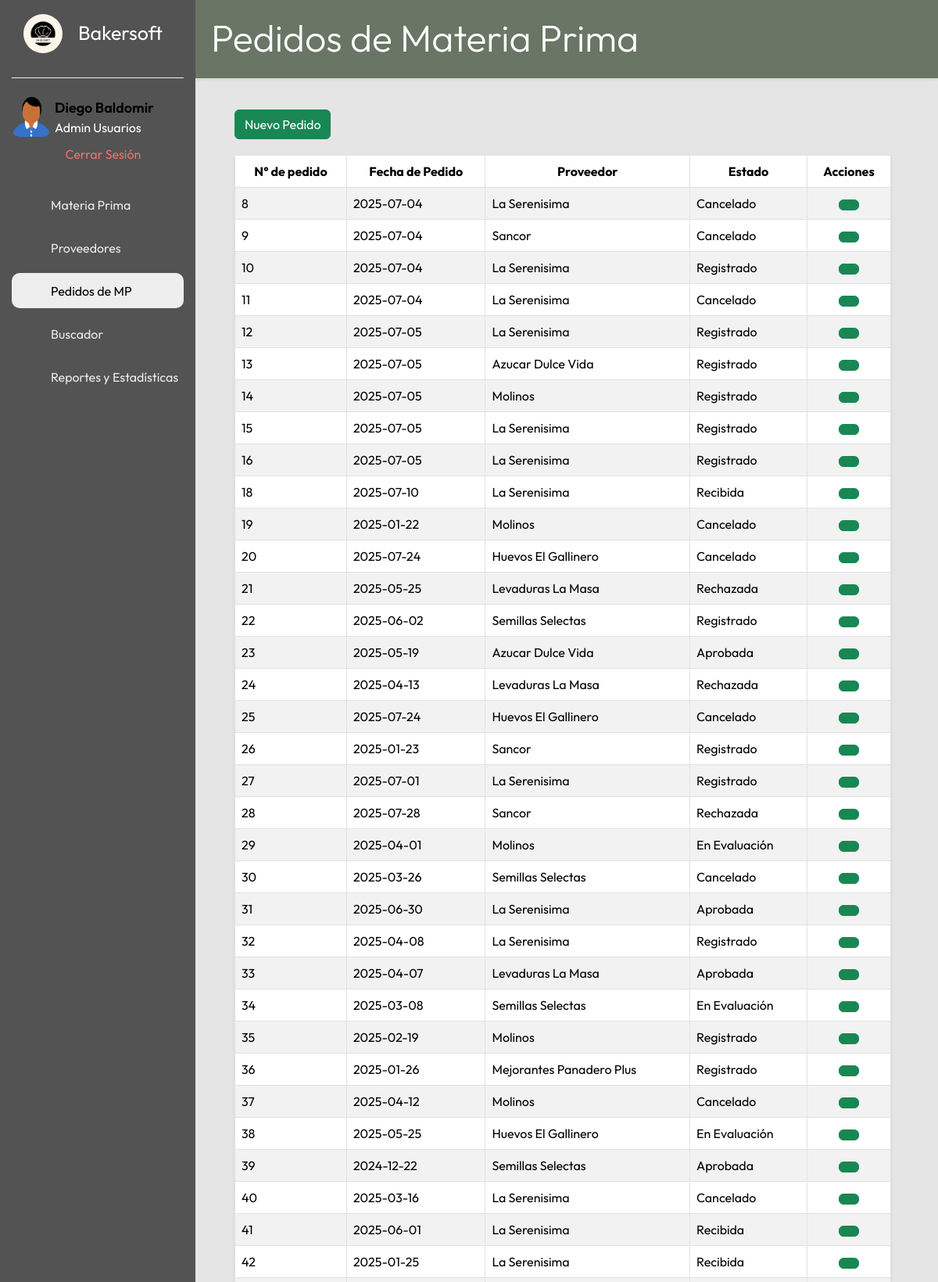
/pedidosMP/vista/index.php (signed in, upper part), run on the app's committed database.
### tables this page shows
CREATE TABLE `pedidomp` (
  `idPedido` int NOT NULL,
  `idProveedor` int NOT NULL,
  `fechaPedido` date NOT NULL,
  `Estado` int DEFAULT NULL
);

CREATE TABLE `proveedor` (
  `id_proveedor` int NOT NULL,
  `nombre` varchar(100) NOT NULL,
  `email` varchar(50) NOT NULL,
  `telefono` varchar(20) NOT NULL,
  `calle` varchar(100) NOT NULL,
  `altura` int NOT NULL,
  `provincia` int NOT NULL,
  `localidad` int NOT NULL,
  `estado` varchar(20) NOT NULL
);

CREATE TABLE `estadospedidos` (
  `codEstado` int NOT NULL,
  `descEstado` varchar(50) NOT NULL
);

### config/bd.php (called while the page is built)
<?php
class bd {
    private $host;
    private $dbname;
    private $user;
    private $password;
    function __construct(){
        $this->host = "localhost";
        $this->dbname = "bakersoft";
        $this->user = "root";
        $this->password = "";
    }
    public function conexion(){
    try{
        $PDO = new PDO("mysql:host=".$this->host.";dbname=".$this->dbname,$this->user,$this->password);
        return $PDO;
    }catch(PDOexception $ex){
        return $ex->getMessage();
    }
    }
}
?>

### pedidosMP/controlador/controladorPedido.php (called while the page is built, shortened)
<?php
class controladorPedido{
    private $modelo;
    public function __construct(){
        require_once("../modelo/modeloPedido.php");
        $this->modelo = new modeloPedido();
    }
    public function traerPedidos(){
        return ($this->modelo->pedidosTodos() ? $this->modelo->pedidosTodos() : false);
    }
}

### pedidosMP/modelo/modeloPedido.php (called while the page is built, shortened)
<?php
class modeloPedido {
    private $PDO;
    public function __construct(){
        require_once("../../config/bd.php");
        $con = new bd();
        $this->PDO = $con->conexion();
    }
    public function pedidosTodos(){
        $consulta = $this->PDO->prepare("SELECT p.idPedido, prov.nombre AS proveedor, p.fechaPedido, e.descEstado AS estado FROM pedidomp p JOIN proveedor prov ON p.idProveedor = prov.id_proveedor JOIN estadospedidos e ON p.Estado = e.codEstado;");
        return ($consulta->execute()) ? $consulta->fetchAll() : false;
    }
}

### pedidosMP/vista/index.php (the view, shortened to what this page needs)
<?php
    require_once("../controlador/controladorPedido.php");
    $obj = new controladorPedido();
    $filas = $obj->traerPedidos();
?>
<div class="titulo-contenido shadow-sm">
    <h1 class="display-5">Pedidos de Materia Prima</h1>
</div>
<div class="contenido-principal">
    <div class="encabezado-tabla">
        <div>
            <a href="nuevoPedido.php" class="btn btn-success">
                Nuevo Pedido
</a>
        </div>
    </div>
    <div class="contenido">
        <div class="tabla-empleados">
            <table id="Pedidos" class="shadow-sm table table-striped table-hover table-bordered">
                <thead class="thead-dark">
                    <tr class="text-center">
                        <th scope="col">N° de pedido</th>
                        <th scope="col">Fecha de Pedido</th>
                        <th scope="col">Proveedor</th>
                        <th scope="col">Estado</th>
                        <th scope="col">Acciones</th>
                    </tr>
                </thead>
                <tbody>
                    <?php if($filas): ?>
                    <?php foreach ($filas as $pedmp){?>
                    <tr>
                        <td><?php echo $pedmp['idPedido'];?></td>
                        <td><?php echo $pedmp['fechaPedido'];?></td>
                        <td><?php echo $pedmp['proveedor'];?></td>
                        <td><?php echo $pedmp['estado'];?></td>
                        <td class="text-center">
                            <a class="btn btn-success" title="Consultar Pedido" href="verPedido.php?id=<?php echo $pedmp['idPedido']; ?>">
                    </a>
                        </td>
                    </tr>
                        <?php }  ?>
                        <?php else: ?>
                    <tr>
                        <td colspan="5" class="text-center">No existen registros para mostrar</td>
                    </tr>
                    <?php endif; ?>
                </tbody>
            </table>
        </div>
    </div>

### rsc/estilos/style.css (style rules this page uses)
:root { --color-barra-lateral:rgb(83, 83, 83); --color-texto:rgb(0,0,0); --color-texto-menu:rgb(233, 233, 233); --color-boton:rgb(0,0,0); --color-boton-texto:rgb(255,255,255); --color-menu-hover:rgb(238,238,238); --color-menu-hover-texto:rgb(0,0,0); --color-linea:rgb(241,241,241); }
* { margin: 0; padding: 0; box-sizing: border-box; font-family: 'Outfit', sans-serif; }
body { height: 100vh; width: 100%; background-color: #E5E5E5; background-position: center; background-size: cover; }

### rsc/estilos/contenido.css (style rules this page uses)
:root { --color-boton:#157a33; --color-boton-texto:rgb(255, 255, 255); }
.contenido-principal { width: 70%; margin-left: 300px; padding-top: 40px; }
.titulo-contenido { height: 100px; margin-left: 250px; background-color: #697565; padding: 20px; color: white; }
.contenido-principal .encabezado-tabla { display: flex; justify-content: space-between; }
.contenido-principal .contenido { padding-top: 20px; }

### data on the page
pedidomp: idPedido "8", fechaPedido "2025-07-04", idProveedor.nombre "La Serenisima", Estado.descEstado "Cancelado"
pedidomp: idPedido "9", fechaPedido "2025-07-04", idProveedor.nombre "Sancor", Estado.descEstado "Cancelado"
pedidomp: idPedido "10", fechaPedido "2025-07-04", idProveedor.nombre "La Serenisima", Estado.descEstado "Registrado"
pedidomp: idPedido "11", fechaPedido "2025-07-04", idProveedor.nombre "La Serenisima", Estado.descEstado "Cancelado"
pedidomp: idPedido "12", fechaPedido "2025-07-05", idProveedor.nombre "La Serenisima", Estado.descEstado "Registrado"
pedidomp: idPedido "13", fechaPedido "2025-07-05", idProveedor.nombre "Azucar Dulce Vida", Estado.descEstado "Registrado"
pedidomp: idPedido "14", fechaPedido "2025-07-05", idProveedor.nombre "Molinos", Estado.descEstado "Registrado"
pedidomp: idPedido "15", fechaPedido "2025-07-05", idProveedor.nombre "La Serenisima", Estado.descEstado "Registrado"
pedidomp: idPedido "16", fechaPedido "2025-07-05", idProveedor.nombre "La Serenisima", Estado.descEstado "Registrado"
pedidomp: idPedido "18", fechaPedido "2025-07-10", idProveedor.nombre "La Serenisima", Estado.descEstado "Recibida"
pedidomp: idPedido "19", fechaPedido "2025-01-22", idProveedor.nombre "Molinos", Estado.descEstado "Cancelado"
pedidomp: idPedido "20", fechaPedido "2025-07-24", idProveedor.nombre "Huevos El Gallinero", Estado.descEstado "Cancelado"
pedidomp: idPedido "21", fechaPedido "2025-05-25", idProveedor.nombre "Levaduras La Masa", Estado.descEstado "Rechazada"
pedidomp: idPedido "22", fechaPedido "2025-06-02", idProveedor.nombre "Semillas Selectas", Estado.descEstado "Registrado"
pedidomp: idPedido "23", fechaPedido "2025-05-19", idProveedor.nombre "Azucar Dulce Vida", Estado.descEstado "Aprobada"
pedidomp: idPedido "24", fechaPedido "2025-04-13", idProveedor.nombre "Levaduras La Masa", Estado.descEstado "Rechazada"
pedidomp: idPedido "25", fechaPedido "2025-07-24", idProveedor.nombre "Huevos El Gallinero", Estado.descEstado "Cancelado"
pedidomp: idPedido "26", fechaPedido "2025-01-23", idProveedor.nombre "Sancor", Estado.descEstado "Registrado"
pedidomp: idPedido "27", fechaPedido "2025-07-01", idProveedor.nombre "La Serenisima", Estado.descEstado "Registrado"
pedidomp: idPedido "28", fechaPedido "2025-07-28", idProveedor.nombre "Sancor", Estado.descEstado "Rechazada"
pedidomp: idPedido "29", fechaPedido "2025-04-01", idProveedor.nombre "Molinos", Estado.descEstado "En Evaluación"
pedidomp: idPedido "30", fechaPedido "2025-03-26", idProveedor.nombre "Semillas Selectas", Estado.descEstado "Cancelado"
pedidomp: idPedido "31", fechaPedido "2025-06-30", idProveedor.nombre "La Serenisima", Estado.descEstado "Aprobada"
pedidomp: idPedido "32", fechaPedido "2025-04-08", idProveedor.nombre "La Serenisima", Estado.descEstado "Registrado"
pedidomp: idPedido "33", fechaPedido "2025-04-07", idProveedor.nombre "Levaduras La Masa", Estado.descEstado "Aprobada"
pedidomp: idPedido "34", fechaPedido "2025-03-08", idProveedor.nombre "Semillas Selectas", Estado.descEstado "En Evaluación"
pedidomp: idPedido "35", fechaPedido "2025-02-19", idProveedor.nombre "Molinos", Estado.descEstado "Registrado"
pedidomp: idPedido "36", fechaPedido "2025-01-26", idProveedor.nombre "Mejorantes Panadero Plus", Estado.descEstado "Registrado"
pedidomp: idPedido "37", fechaPedido "2025-04-12", idProveedor.nombre "Molinos", Estado.descEstado "Cancelado"
pedidomp: idPedido "38", fechaPedido "2025-05-25", idProveedor.nombre "Huevos El Gallinero", Estado.descEstado "En Evaluación"
pedidomp: idPedido "39", fechaPedido "2024-12-22", idProveedor.nombre "Semillas Selectas", Estado.descEstado "Aprobada"
pedidomp: idPedido "40", fechaPedido "2025-03-16", idProveedor.nombre "La Serenisima", Estado.descEstado "Cancelado"
pedidomp: idPedido "41", fechaPedido "2025-06-01", idProveedor.nombre "La Serenisima", Estado.descEstado "Recibida"
pedidomp: idPedido "42", fechaPedido "2025-01-25", idProveedor.nombre "La Serenisima", Estado.descEstado "Recibida"

### other printed values
$_SESSION['nomyapellido'] "Diego Baldomir"
$_SESSION['rol'] "Admin Usuarios"
